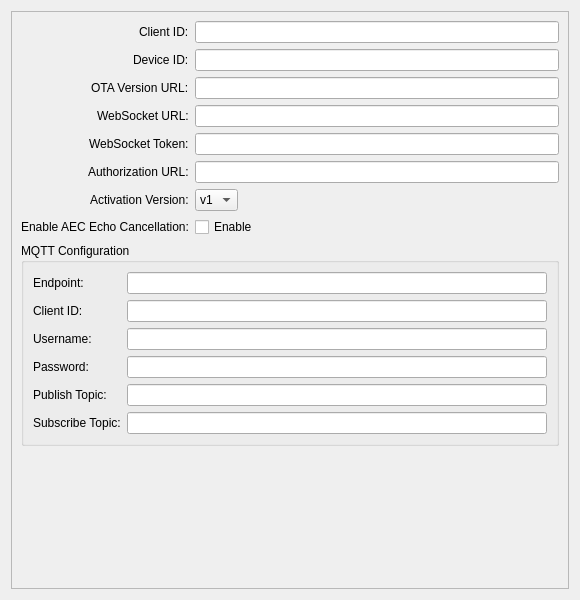
<?xml version="1.0" encoding="UTF-8"?>
<ui version="4.0">
 <class>SystemOptionsWidget</class>
 <widget class="QWidget" name="SystemOptionsWidget">
  <property name="geometry">
   <rect>
    <x>0</x>
    <y>0</y>
    <width>580</width>
    <height>600</height>
   </rect>
  </property>
  <property name="windowTitle">
   <string>System Options</string>
  </property>
  <layout class="QVBoxLayout" name="verticalLayout">
   <item>
    <widget class="QScrollArea" name="scrollArea">
     <property name="widgetResizable">
      <bool>true</bool>
     </property>
     <widget class="QWidget" name="scrollAreaWidgetContents">
      <property name="geometry">
       <rect>
        <x>0</x>
        <y>0</y>
        <width>578</width>
        <height>580</height>
       </rect>
      </property>
      <layout class="QFormLayout" name="formLayout">
       <property name="labelAlignment">
        <set>Qt::AlignRight|Qt::AlignVCenter</set>
       </property>
       <property name="fieldGrowthPolicy">
        <enum>QFormLayout::ExpandingFieldsGrow</enum>
       </property>
       <item row="0" column="0">
        <widget class="QLabel" name="label_client_id">
         <property name="text">
          <string>Client ID:</string>
         </property>
        </widget>
       </item>
       <item row="0" column="1">
        <widget class="QLineEdit" name="client_id_edit"/>
       </item>
       <item row="1" column="0">
        <widget class="QLabel" name="label_device_id">
         <property name="text">
          <string>Device ID:</string>
         </property>
        </widget>
       </item>
       <item row="1" column="1">
        <widget class="QLineEdit" name="device_id_edit"/>
       </item>
       <item row="2" column="0">
        <widget class="QLabel" name="label_ota_url">
         <property name="text">
          <string>OTA Version URL:</string>
         </property>
        </widget>
       </item>
       <item row="2" column="1">
        <widget class="QLineEdit" name="ota_url_edit"/>
       </item>
       <item row="3" column="0">
        <widget class="QLabel" name="label_websocket_url">
         <property name="text">
          <string>WebSocket URL:</string>
         </property>
        </widget>
       </item>
       <item row="3" column="1">
        <widget class="QLineEdit" name="websocket_url_edit"/>
       </item>
       <item row="4" column="0">
        <widget class="QLabel" name="label_websocket_token">
         <property name="text">
          <string>WebSocket Token:</string>
         </property>
        </widget>
       </item>
       <item row="4" column="1">
        <widget class="QLineEdit" name="websocket_token_edit">
         <property name="echoMode">
          <enum>QLineEdit::Password</enum>
         </property>
        </widget>
       </item>
       <item row="5" column="0">
        <widget class="QLabel" name="label_authorization_url">
         <property name="text">
          <string>Authorization URL:</string>
         </property>
        </widget>
       </item>
       <item row="5" column="1">
        <widget class="QLineEdit" name="authorization_url_edit"/>
       </item>
       <item row="6" column="0">
        <widget class="QLabel" name="label_activation_version">
         <property name="text">
          <string>Activation Version:</string>
         </property>
        </widget>
       </item>
       <item row="6" column="1">
        <widget class="QComboBox" name="activation_version_combo">
         <item>
          <property name="text">
           <string>v1</string>
          </property>
         </item>
         <item>
          <property name="text">
           <string>v2</string>
          </property>
         </item>
        </widget>
       </item>
       <item row="7" column="0">
        <widget class="QLabel" name="label_aec_enabled">
         <property name="text">
          <string>Enable AEC Echo Cancellation:</string>
         </property>
        </widget>
       </item>
       <item row="7" column="1">
        <widget class="QCheckBox" name="aec_enabled_check">
         <property name="text">
          <string>Enable</string>
         </property>
        </widget>
       </item>
       <item row="8" column="0" colspan="2">
        <widget class="QGroupBox" name="mqtt_group">
         <property name="title">
          <string>MQTT Configuration</string>
         </property>
         <layout class="QFormLayout" name="mqtt_form">
          <item row="0" column="0">
           <widget class="QLabel" name="label_mqtt_endpoint">
            <property name="text">
             <string>Endpoint:</string>
            </property>
           </widget>
          </item>
          <item row="0" column="1">
           <widget class="QLineEdit" name="mqtt_endpoint_edit"/>
          </item>
          <item row="1" column="0">
           <widget class="QLabel" name="label_mqtt_client_id">
            <property name="text">
             <string>Client ID:</string>
            </property>
           </widget>
          </item>
          <item row="1" column="1">
           <widget class="QLineEdit" name="mqtt_client_id_edit"/>
          </item>
          <item row="2" column="0">
           <widget class="QLabel" name="label_mqtt_username">
            <property name="text">
             <string>Username:</string>
            </property>
           </widget>
          </item>
          <item row="2" column="1">
           <widget class="QLineEdit" name="mqtt_username_edit"/>
          </item>
          <item row="3" column="0">
           <widget class="QLabel" name="label_mqtt_password">
            <property name="text">
             <string>Password:</string>
            </property>
           </widget>
          </item>
          <item row="3" column="1">
           <widget class="QLineEdit" name="mqtt_password_edit">
            <property name="echoMode">
             <enum>QLineEdit::Password</enum>
            </property>
           </widget>
          </item>
          <item row="4" column="0">
           <widget class="QLabel" name="label_mqtt_publish_topic">
            <property name="text">
             <string>Publish Topic:</string>
            </property>
           </widget>
          </item>
          <item row="4" column="1">
           <widget class="QLineEdit" name="mqtt_publish_topic_edit"/>
          </item>
          <item row="5" column="0">
           <widget class="QLabel" name="label_mqtt_subscribe_topic">
            <property name="text">
             <string>Subscribe Topic:</string>
            </property>
           </widget>
          </item>
          <item row="5" column="1">
           <widget class="QLineEdit" name="mqtt_subscribe_topic_edit"/>
          </item>
         </layout>
        </widget>
       </item>
      </layout>
     </widget>
    </widget>
   </item>
  </layout>
 </widget>
 <resources/>
 <connections/>
</ui>
